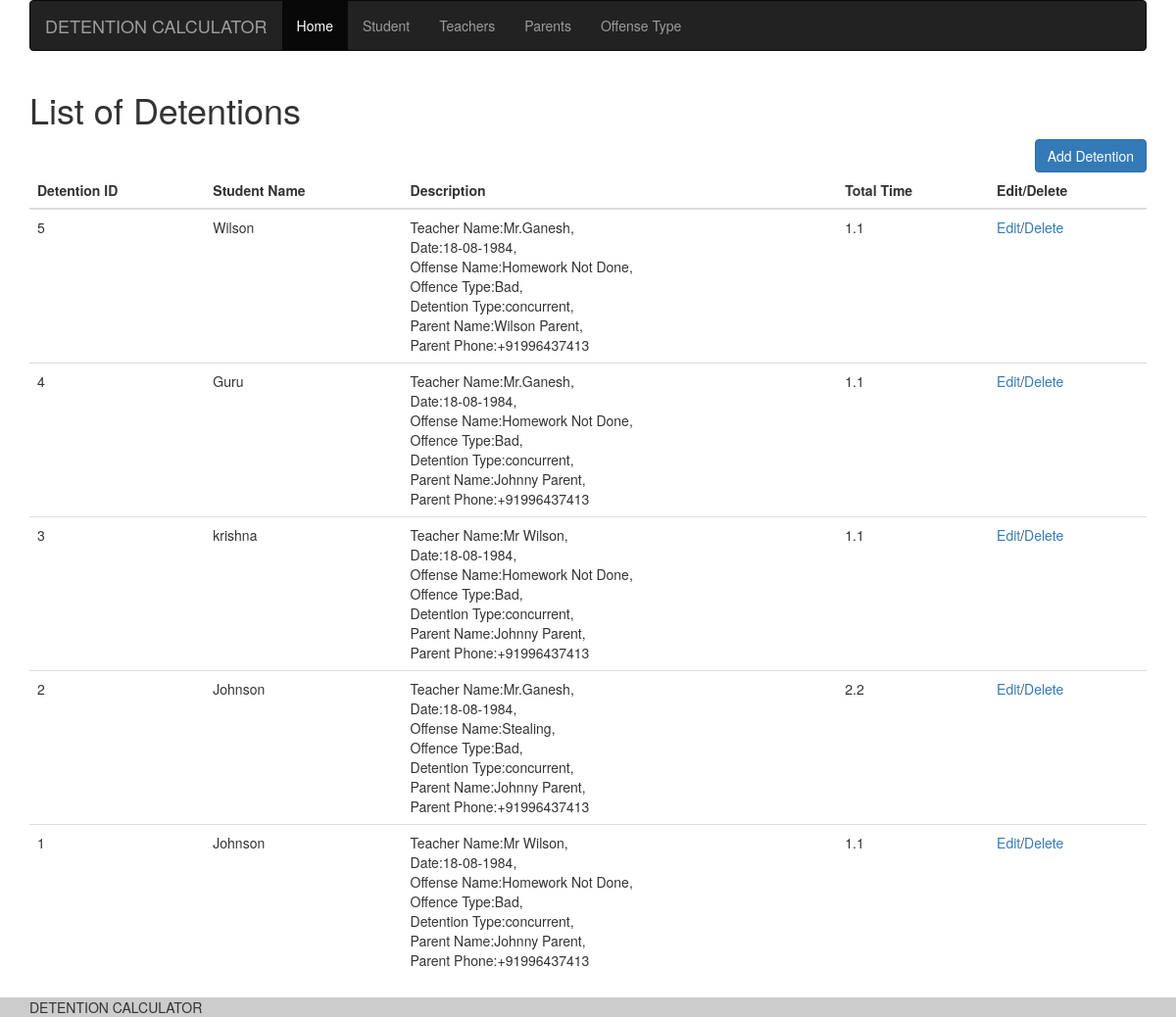
The page / on the database its author committed.
### tables this page shows
CREATE TABLE `detentions` (
  `detentions_id` int(11) NOT NULL,
  `student_id` int(11) NOT NULL,
  `teacher_id` int(11) NOT NULL,
  `date` int(11) NOT NULL,
  `detention_type_id` int(11) NOT NULL,
  `offence_id` int(11) NOT NULL,
  `offence_type_id` int(11) NOT NULL,
  `total_time` int(11) NOT NULL,
  `is_active` smallint(6) NOT NULL
);

CREATE TABLE `student` (
  `student_id` int(11) NOT NULL,
  `student_name` varchar(100) NOT NULL,
  `parent_id` int(11) NOT NULL,
  `is_active` smallint(6) NOT NULL
);

CREATE TABLE `teachers` (
  `teacher_id` int(11) NOT NULL,
  `teacher_name` varchar(100) NOT NULL,
  `is_active` smallint(6) NOT NULL
);

CREATE TABLE `offense` (
  `offense_id` int(11) NOT NULL,
  `offense_name` varchar(100) NOT NULL,
  `time` int(11) NOT NULL,
  `is_active` smallint(6) NOT NULL
);

CREATE TABLE `offence_type` (
  `offence_type_id` int(11) NOT NULL,
  `offence_type_name` varchar(100) NOT NULL,
  `offence_time_value` float NOT NULL,
  `is_active` smallint(6) NOT NULL
);

CREATE TABLE `detention_type` (
  `detention_type_id` int(11) NOT NULL,
  `detention_type_name` varchar(100) NOT NULL,
  `is_active` smallint(6) NOT NULL
);

CREATE TABLE `parents` (
  `parent_id` int(11) NOT NULL,
  `parent_name` varchar(100) NOT NULL,
  `parent_phone` varchar(100) NOT NULL,
  `is_active` smallint(6) NOT NULL
);

### controller/Detention.php (called while the page is built, shortened)
<?php
class Detention {
    private $detentionModel;
    public function __construct() {
        $this->detentionModel = new Detention_Model();
    }
    public function getAllDetention() {
        return $this->detentionModel->getAll();
    }
}

### config/database.php (called while the page is built, shortened)
<?php
class DB {
    protected static $instance = null;
    public static function instance() {
        if (self::$instance === null) {
            $opt = array(
                PDO::ATTR_ERRMODE => PDO::ERRMODE_EXCEPTION,
                PDO::ATTR_DEFAULT_FETCH_MODE => PDO::FETCH_ASSOC,
                PDO::ATTR_EMULATE_PREPARES => FALSE,
            );
            $dsn = 'mysql:host=' . DB_HOST . ';dbname=' . DB_NAME . ';charset=' . DB_CHAR;
            self::$instance = new PDO($dsn, DB_USER, DB_PASS, $opt);
        }
        return self::$instance;
    }
    public static function run($sql, $args = []) {
        $stmt = self::instance()->prepare($sql);
        $stmt->execute($args);
        return $stmt;
    }
}

### model/Detention_Model.php (called while the page is built, shortened)
<?php
class Detention_Model implements Model {
    public function getAll() {
        return $all = DB::run("SELECT d.detentions_id,s.student_name,t.teacher_name,d.date,o.offense_name,ot.offence_type_name,
dt.detention_type_name,p.parent_name,p.parent_phone,d.total_time FROM detentions d
left join student s on s.student_id=d.student_id
left join teachers t on t.teacher_id=d.teacher_id
left join offense o on o.offense_id=d.offence_id
left join detention_type dt on dt.detention_type_id=d.detention_type_id
left join offence_type ot on ot.offence_type_id=d.offence_type_id
left join parents p on p.parent_id=s.parent_id
where d.is_active=1
ORDER BY  detentions_id DESC")->fetchAll();
    }
}

### view/home.php (the view, shortened to what this page needs)
<div class="container-fluid">
    <div class="container">
        <div class="row">
            <div class="col-md-12">
                <h1>List of Detentions</h1>
            </div>
        </div>
        <div class="row">
            <div class="col-md-12 text-right">
                <button type="button" class="btn btn-primary" data-toggle="modal" data-target="#myModal">Add Detention</button>
            </div>
            <div class="col-md-12">
                <table class="table table-hover">
                    <thead>
                        <tr>
                            <th>Detention ID</th>
                            <th>Student Name</th>
                            <th>Description</th>
                            <th>Total Time</th>
                            <th>Edit/Delete</th>
                        </tr>
                    </thead>
                    <tbody>
                        <?php
                        foreach ($allDetention as $one) {
                            echo "<tr><td>" . $one['detentions_id'] . "</td><td>" . $one['student_name'] . "</td><td>Teacher Name:" . $one['teacher_name'] . ",<br/>Date:" . date("d-m-Y", $one['date']) . ",<br/>Offense Name:" . $one['offense_name'] . ",<br/>Offence Type:" . $one['offence_type_name'] . ",<br/>Detention Type:" . $one['detention_type_name'] . ",<br/>Parent Name:" . $one['parent_name'] . ",<br/>Parent Phone:" . $one['parent_phone'] . "</td><td>" . $one['total_time'] / 60 . "</td><td><a href='#' onclick='alert(\"Not Yet Implimented\")'>Edit</a>/<a href='#' onclick='alert(\"Not Yet Implimented\")'>Delete</a></td></tr>";
                        }
                        ?>
                    </tbody>
                </table>
            </div>
        </div>
    </div>
</div>

### view/template/header.php (shortened to what this page needs)
<!DOCTYPE html>
<html lang="en">
    <head>
        <link href="<?php echo COMPLETE_PATH ?>/styles/css/bootstrap.min.css?v=<?php echo SITE_VERSION ?>" rel="stylesheet"/>
        <link href="<?php echo COMPLETE_PATH ?>/styles/css/style.css?v=<?php echo SITE_VERSION ?>" rel="stylesheet"/>
        <link href="<?php echo COMPLETE_PATH ?>/styles/css/font-awesome.min.css?v=<?php echo SITE_VERSION ?>" rel="stylesheet"/>
    </head>
    <body>
        <div class="container-fluid">
            <div class="container">
                <nav class="navbar navbar-inverse">
                    <div class="container-fluid">
                        <div class="navbar-header">
                            <a class="navbar-brand" href="<?php echo COMPLETE_PATH ?>"><?php echo SITE_NAME; ?></a>
                        </div>
                        <div class="collapse navbar-collapse" id="myNavbar">
                            <ul class="nav navbar-nav">
                                <li class="active"><a href="<?php echo COMPLETE_PATH ?>">Home</a></li>
                                <li><a href="<?php echo COMPLETE_PATH ?>/student">Student</a></li>
                                <li><a href="<?php echo COMPLETE_PATH ?>/teacher">Teachers</a></li>
                                <li><a href="<?php echo COMPLETE_PATH ?>/parents">Parents</a></li>
                                <li><a href="<?php echo COMPLETE_PATH ?>/offense-types">Offense Type</a></li>
                            </ul>
                        </div>
                    </div>
                </nav>
            </div>
        </div>

### index.php (shortened to what this page needs)
<?php
include 'view/template/header.php';
$student = new Student();
$teacher = new Teacher();
$offence = new Offence();
$detention = new Detention();
$parent = new Parents();
if ($_SERVER['REQUEST_URI'] == PROJECT_PATH . '/') {
    $allDetention = $detention->getAllDetention();
    include 'view/home.php';
} elseif ($_SERVER['REQUEST_URI'] == PROJECT_PATH . '/student') {
    $allParent = $parent->getAllParents();
    $all = $student->getAllStudents();
    include 'view/student.php';
} elseif ($_SERVER['REQUEST_URI'] == PROJECT_PATH . '/student/add') {
    if (isset($_POST['student_name'])) {
        $student->addAStudent($_POST);
    }
} elseif ($_SERVER['REQUEST_URI'] == PROJECT_PATH . '/teacher') {
    $all = $teacher->getAllTeachers();
    include 'view/teacher.php';
}  elseif ($_SERVER['REQUEST_URI'] == PROJECT_PATH . '/parents') {
    $all = $parent->getAllParents();
    include 'view/parents.php';
} elseif ($_SERVER['REQUEST_URI'] == PROJECT_PATH . '/teacher/add') {
    if (isset($_POST['teacher_name'])) {
        $teacher->addATeacher($_POST);
    }
} elseif ($_SERVER['REQUEST_URI'] == PROJECT_PATH . '/detention-mode') {
    include 'view/detention-mode.php';
} elseif ($_SERVER['REQUEST_URI'] == PROJECT_PATH . '/offense-types') {
    $all = $offence->getAllOffence();
    include 'view/offense-types.php';
} elseif ($_SERVER['REQUEST_URI'] == PROJECT_PATH . '/detention/add') {
    if (isset($_POST['student_id'])) {
        $detention->addADetention($_POST);
    }
} else {
    include 'view/404.php';
}
include 'view/template/footer.php';
?>

### view/template/footer.php
<div class="container-fluid footer">
    <div class="container">
        <?php echo SITE_NAME; ?>
    </div>
</div>
</body>
</html>

### styles/css/style.css (style rules this page uses)
body { font-family: Helvetica Neue,Helvetica,Arial,sans-serif; }
.footer { background: #ccc; }

### rows shown on the page
detentions: detentions_id "5", student.student_name "Wilson", teacher.teacher_name "Mr.Ganesh", date "18-08-1984", offense.offense_name "Homework Not Done", offence_type.offence_type_name "Bad", detention_type.detention_type_name "concurrent", parents.parent_name "Wilson Parent", parents.parent_phone "+91996437413", $one['total_time']/60 "1.1"
detentions: detentions_id "4", student.student_name "Guru", teacher.teacher_name "Mr.Ganesh", date "18-08-1984", offense.offense_name "Homework Not Done", offence_type.offence_type_name "Bad", detention_type.detention_type_name "concurrent", parents.parent_name "Johnny Parent", parents.parent_phone "+91996437413", $one['total_time']/60 "1.1"
detentions: detentions_id "3", student.student_name "krishna", teacher.teacher_name "Mr Wilson", date "18-08-1984", offense.offense_name "Homework Not Done", offence_type.offence_type_name "Bad", detention_type.detention_type_name "concurrent", parents.parent_name "Johnny Parent", parents.parent_phone "+91996437413", $one['total_time']/60 "1.1"
detentions: detentions_id "2", student.student_name "Johnson", teacher.teacher_name "Mr.Ganesh", date "18-08-1984", offense.offense_name "Stealing", offence_type.offence_type_name "Bad", detention_type.detention_type_name "concurrent", parents.parent_name "Johnny Parent", parents.parent_phone "+91996437413", $one['total_time']/60 "2.2"
detentions: detentions_id "1", student.student_name "Johnson", teacher.teacher_name "Mr Wilson", date "18-08-1984", offense.offense_name "Homework Not Done", offence_type.offence_type_name "Bad", detention_type.detention_type_name "concurrent", parents.parent_name "Johnny Parent", parents.parent_phone "+91996437413", $one['total_time']/60 "1.1"

### other values the page prints
SITE_NAME "DETENTION CALCULATOR"
